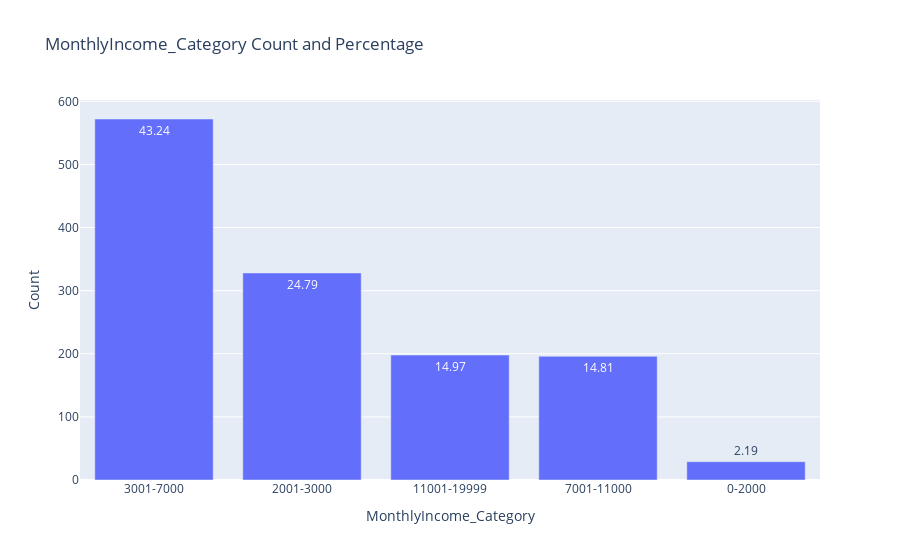

The notebook cell this image was saved under:
### Code cell
# Display descriptive statistics of 'MonthlyIncome' column
print("Descriptive statistics of 'MonthlyIncome' column:")
print(data['MonthlyIncome'].describe())

# Categorize 'MonthlyIncome' into 5 categories
data['MonthlyIncome_Category'] = pd.cut(data['MonthlyIncome'], bins=[-1, 2000, 3000, 7000, 11000, data['MonthlyIncome'].max()], labels=['0-2000', '2001-3000', '3001-7000', '7001-11000', f'11001-{data["MonthlyIncome"].max()}'])

# Display data with 'MonthlyIncome' and 'Income_Category' columns
print("\nData with 'MonthlyIncome' and 'MonthlyIncome_Category' columns:")
print(data[['MonthlyIncome', 'MonthlyIncome_Category']].head(10))

# Display count and percentage of each category in 'MonthlyIncome' column
# cat_summary_plotly(data, 'MonthlyIncome')
# Display count and percentage of each category in 'MonthlyIncome_Category' column
cat_summary_plotly(data, 'MonthlyIncome_Category')

### Figure 1 — Plotly figure (JSON) as saved in the notebook; plotly's stock layout.template omitted (floating-point values rounded to 4 significant figures)
{"data": [{"alignmentgroup": "True", "hovertemplate": "MonthlyIncome_Category=%{x}<br>Count=%{y}<br>Percentage=%{text}<extra></extra>", "legendgroup": "", "marker": {"color": "#636efa", "pattern": {"shape": ""}}, "name": "", "offsetgroup": "", "orientation": "v", "showlegend": false, "text": [43.24, 24.79, 14.97, 14.81, 2.19], "textposition": "auto", "type": "bar", "x": ["3001-7000", "2001-3000", "11001-19999", "7001-11000", "0-2000"], "xaxis": "x", "y": [572, 328, 198, 196, 29], "yaxis": "y"}], "layout": {"barmode": "relative", "legend": {"tracegroupgap": 0}, "title": {"text": "MonthlyIncome_Category Count and Percentage"}, "xaxis": {"anchor": "y", "domain": [0, 1], "title": {"text": "MonthlyIncome_Category"}}, "yaxis": {"anchor": "x", "domain": [0, 1], "title": {"text": "Count"}}}}
